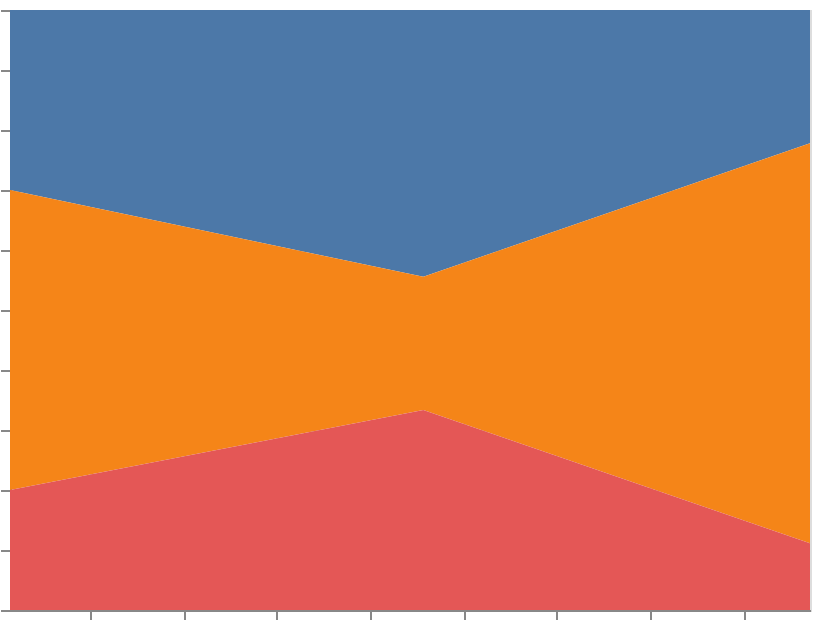

Write a Vega-Lite specification for this figure.
### Vega-Lite specification from a JSON file in a GitHub repository (floating-point values rounded to 4 significant figures)
{"$schema": "https://vega.github.io/schema/vega-lite/v6.json", "width": 400, "height": 300, "padding": 5, "autosize": "none", "data": {"name": "table", "values": [{"date": "2024-01", "cat": "A", "val": 3}, {"date": "2024-01", "cat": "B", "val": 5}, {"date": "2024-01", "cat": "C", "val": 2}, {"date": "2024-02", "cat": "A", "val": 4}, {"date": "2024-02", "cat": "B", "val": 2}, {"date": "2024-02", "cat": "C", "val": 3}, {"date": "2024-03", "cat": "A", "val": 2}, {"date": "2024-03", "cat": "B", "val": 6}, {"date": "2024-03", "cat": "C", "val": 1}]}, "mark": "area", "encoding": {"x": {"field": "date", "type": "temporal"}, "y": {"field": "val", "type": "quantitative", "stack": "normalize"}, "color": {"field": "cat", "type": "nominal"}}}
